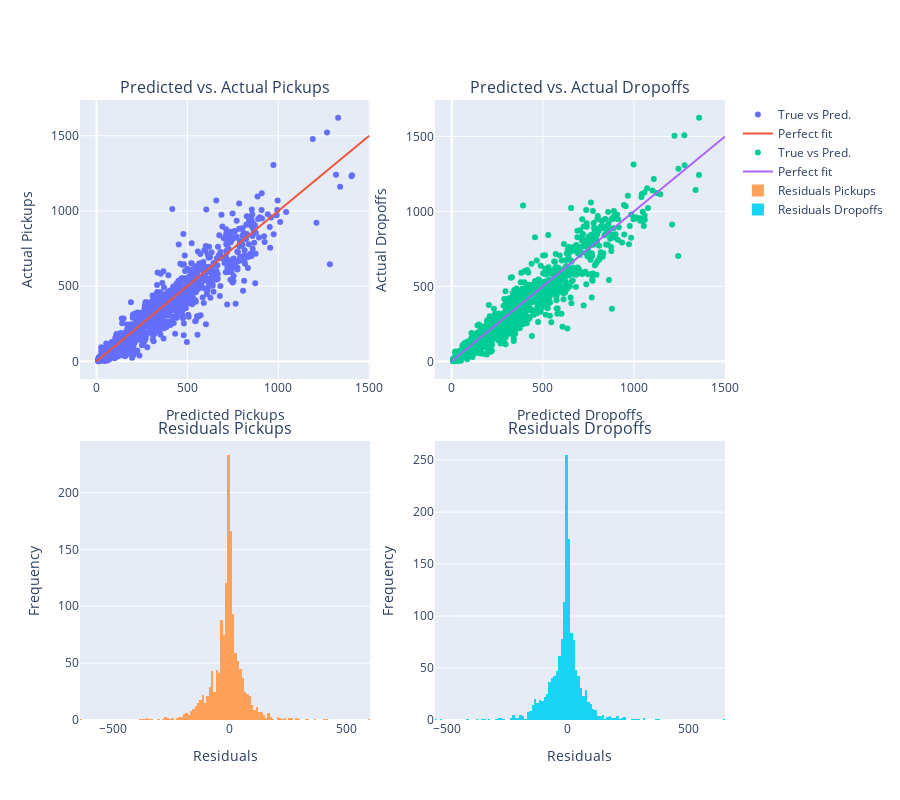

Here is the notebook cell this chart was saved with:
### Code cell
#  SCATTER PLOTS + RESIDUAL HISTOGRAMS


fig = make_subplots(
    rows=2, cols=2,
    horizontal_spacing=0.1, vertical_spacing=0.1,
    subplot_titles=(
        'Predicted vs. Actual Pickups',
        'Predicted vs. Actual Dropoffs',
        'Residuals Pickups',
        'Residuals Dropoffs'
    )
)


# Predicted vs Actual Pickups

fig.add_trace(
    go.Scatter(
        x=cluster_buster.pred_pickups,
        y=cluster_buster.pickups_test['pickups'],
        mode='markers',
        name='True vs Pred.'
    ),
    row=1, col=1
)

# Line of perfect predictions
fig.add_trace(
    go.Scatter(
        x=[0, 1500], y=[0, 1500],
        mode='lines',
        name='Perfect fit'
    ),
    row=1, col=1
)

fig.update_xaxes(title_text="Predicted Pickups", row=1, col=1)
fig.update_yaxes(title_text="Actual Pickups", row=1, col=1)



# Predicted vs Actual Dropoffs

fig.add_trace(
    go.Scatter(
        x=cluster_buster.pred_dropoffs,
        y=cluster_buster.dropoffs_test['dropoffs'],
        mode='markers',
        name='True vs Pred.'
    ),
    row=1, col=2
)

fig.add_trace(
    go.Scatter(
        x=[0, 1500], y=[0, 1500],
        mode='lines',
        name='Perfect fit'
    ),
    row=1, col=2
)

fig.update_xaxes(title_text="Predicted Dropoffs", row=1, col=2)
fig.update_yaxes(title_text="Actual Dropoffs", row=1, col=2)



# Residual Histogram (Pickups)

fig.add_trace(
    go.Histogram(
        x=cluster_buster.pickups_test['pickups'] - cluster_buster.pred_pickups,
        name='Residuals Pickups'
    ),
    row=2, col=1
)

fig.update_xaxes(title_text="Residuals", row=2, col=1)
fig.update_yaxes(title_text="Frequency", row=2, col=1)



# Residual Histogram (Dropoffs)

fig.add_trace(
    go.Histogram(
        x=cluster_buster.dropoffs_test['dropoffs'] - cluster_buster.pred_dropoffs,
        name='Residuals Dropoffs'
    ),
    row=2, col=2
)

fig.update_xaxes(title_text="Residuals", row=2, col=2)
fig.update_yaxes(title_text="Frequency", row=2, col=2)


# Final layout
fig.update_layout(width=900, height=800)
fig.show()

### Figure 1 — Plotly figure (JSON) as saved in the notebook; plotly's stock layout.template omitted (floating-point values rounded to 4 significant figures; data arrays with more than 128 entries replaced by an {"elided": "..."} marker saying what was removed)
{"data": [{"mode": "markers", "name": "True vs Pred.", "type": "scatter", "x": {"elided": "1465 float values"}, "xaxis": "x", "y": {"elided": "1465 int values"}, "yaxis": "y"}, {"mode": "lines", "name": "Perfect fit", "type": "scatter", "x": [0, 1500], "xaxis": "x", "y": [0, 1500], "yaxis": "y"}, {"mode": "markers", "name": "True vs Pred.", "type": "scatter", "x": {"elided": "1465 float values"}, "xaxis": "x2", "y": {"elided": "1465 int values"}, "yaxis": "y2"}, {"mode": "lines", "name": "Perfect fit", "type": "scatter", "x": [0, 1500], "xaxis": "x2", "y": [0, 1500], "yaxis": "y2"}, {"name": "Residuals Pickups", "type": "histogram", "x": {"elided": "1465 float values"}, "xaxis": "x3", "yaxis": "y3"}, {"name": "Residuals Dropoffs", "type": "histogram", "x": {"elided": "1465 float values"}, "xaxis": "x4", "yaxis": "y4"}], "layout": {"annotations": [{"font": {"size": 16}, "showarrow": false, "text": "Predicted vs. Actual Pickups", "x": 0.225, "xanchor": "center", "xref": "paper", "y": 1, "yanchor": "bottom", "yref": "paper"}, {"font": {"size": 16}, "showarrow": false, "text": "Predicted vs. Actual Dropoffs", "x": 0.775, "xanchor": "center", "xref": "paper", "y": 1, "yanchor": "bottom", "yref": "paper"}, {"font": {"size": 16}, "showarrow": false, "text": "Residuals Pickups", "x": 0.225, "xanchor": "center", "xref": "paper", "y": 0.45, "yanchor": "bottom", "yref": "paper"}, {"font": {"size": 16}, "showarrow": false, "text": "Residuals Dropoffs", "x": 0.775, "xanchor": "center", "xref": "paper", "y": 0.45, "yanchor": "bottom", "yref": "paper"}], "height": 800, "width": 900, "xaxis": {"anchor": "y", "domain": [0, 0.45], "title": {"text": "Predicted Pickups"}}, "xaxis2": {"anchor": "y2", "domain": [0.55, 1], "title": {"text": "Predicted Dropoffs"}}, "xaxis3": {"anchor": "y3", "domain": [0, 0.45], "title": {"text": "Residuals"}}, "xaxis4": {"anchor": "y4", "domain": [0.55, 1], "title": {"text": "Residuals"}}, "yaxis": {"anchor": "x", "domain": [0.55, 1], "title": {"text": "Actual Pickups"}}, "yaxis2": {"anchor": "x2", "domain": [0.55, 1], "title": {"text": "Actual Dropoffs"}}, "yaxis3": {"anchor": "x3", "domain": [0, 0.45], "title": {"text": "Frequency"}}, "yaxis4": {"anchor": "x4", "domain": [0, 0.45], "title": {"text": "Frequency"}}}}
